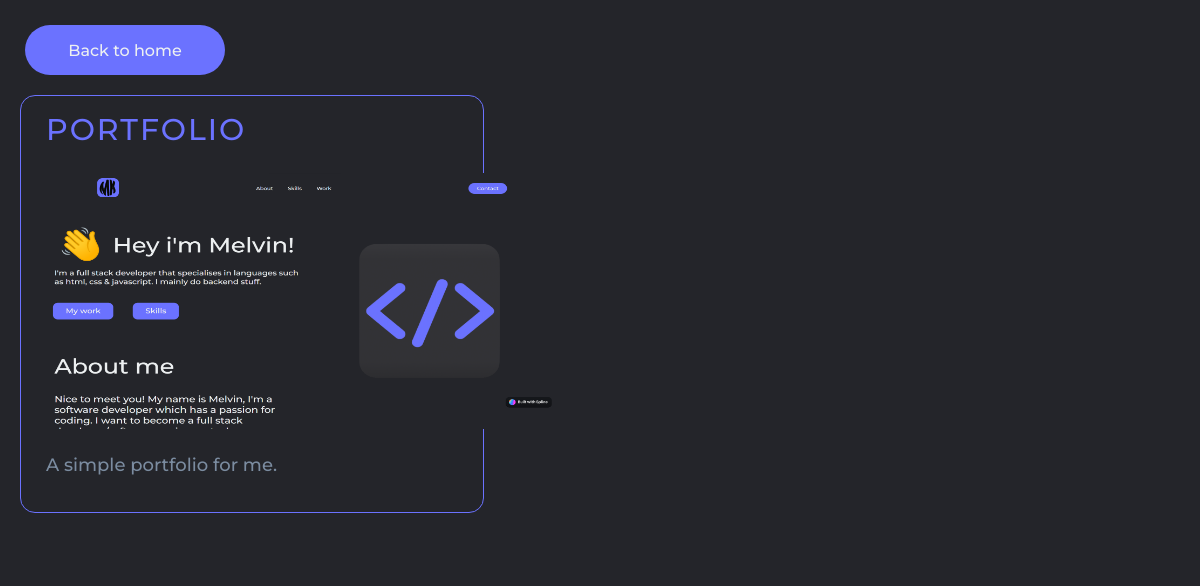
The app's page /projects.php?category=ala with its own data.
### tables this page shows
CREATE TABLE `projects` (
  `id` int(11) NOT NULL,
  `title` text DEFAULT NULL,
  `description` text DEFAULT NULL,
  `picture` text DEFAULT NULL,
  `category` text NOT NULL
);

### display.php (the view, shortened to what this page needs)
<?php
function displayAllProjects($category) {
    try {
        require 'openDB.php';
        $stmt = $conn->prepare("SELECT * FROM projects WHERE category = '$category'ORDER BY id ASC");
        $stmt->execute();
        if ($stmt->rowCount() > 0) {
            foreach ($stmt->fetchAll() as $k => $v) {
                $title = $v['title'];
                $desc = $v['description'];
                $picture = $v['picture'];
                echo "<div class='card_work_item'>
                <div class='card_work_inner'>
                <div class='name'>$title</div>
                <div class='image'><img width='512px' height='256px' src='./projects/$picture'></div>
                <div class='comment'>$desc</div><br>
                </div>
                </div>";
            }
        } else {
            echo "<h1 id='noProjects'>It seems a bit empty here...<br>Come back later!</h1>";
        }
    } catch (PDOException $e) {
        echo "Error: " . $e->getMessage();
    }
}
?>

### projects.php (shortened to what this page needs)
<!DOCTYPE html>
<html lang="en">
<head>
    <link href="./css/style.css" rel="stylesheet">
</head>
<body>
    <div class="backToHome">
        <a href="index.php">
            <button id="backButton">Back to home</button>
        </a>
    </div>
    <div class="work_wrapper">
        <div class="cards_work_wrap">
            <?php
                if($_GET['category']){
                    require 'display.php';
                    displayAllProjects($_GET['category']);
                }
            ?>
        </div>
</body>
</html>

### css/style.css (style rules this page uses)
:root { --background:#24252A; --color: #6B72FF; --dark: #4600A9; --blue: #0f52ba; --white: #edf0f1; --gray-500: #64748b; --gray-600: #475569; --gray-800: #1e293b; --gray-900: #0f172a; }
* { box-sizing: border-box; margin: 0; padding: 0; background-color: var(--background); }
html, body { scroll-behavior: smooth; scroll-padding-top: 12%; width:100vw; }
li, a, button { font-family: 'Montserrat', sans-serif; font-weight: 500; font-size: 16px; color: var(--white); text-decoration: none; }
button { padding: 9px 25px; background-color: var(--color); border: none; border-radius: 50px; cursor: pointer; transition: all 0.3s ease 0s; }
.cards_work_wrap { padding: 20px; width: 100%; display: flex; justify-content: space-between; flex-wrap: wrap; gap: 10px; }
.cards_work_wrap .card_work_item { padding: 15px 25px; width: 40%; border: 1px solid var(--color); border-radius: 15px; margin-bottom: 25px; }
.cards_work_wrap .card_work_item .name { color: var(--color); font-family: 'Montserrat', sans-serif; font-weight: 500; font-size: 30px; letter-spacing: 2px; text-transform: uppercase; white-space: nowrap; overflow: hidden; text-overflow: ellipsis; margin-bottom: 25px; }
.cards_work_wrap .card_work_item .comment { font-family: 'Montserrat', sans-serif; font-weight: 500; font-size: 18px; line-height: 24px; color: #7b8ca0; width: auto; margin-top: 20px; }
#backButton { position: sticky; margin-top: 25px; margin-left: 25px; width: 200px; height: 50px; }
body { font-family: "Inter", sans-serif; }

### records on screen
projects: title "PORTFOLIO", picture (picture), description "A simple portfolio for me."
